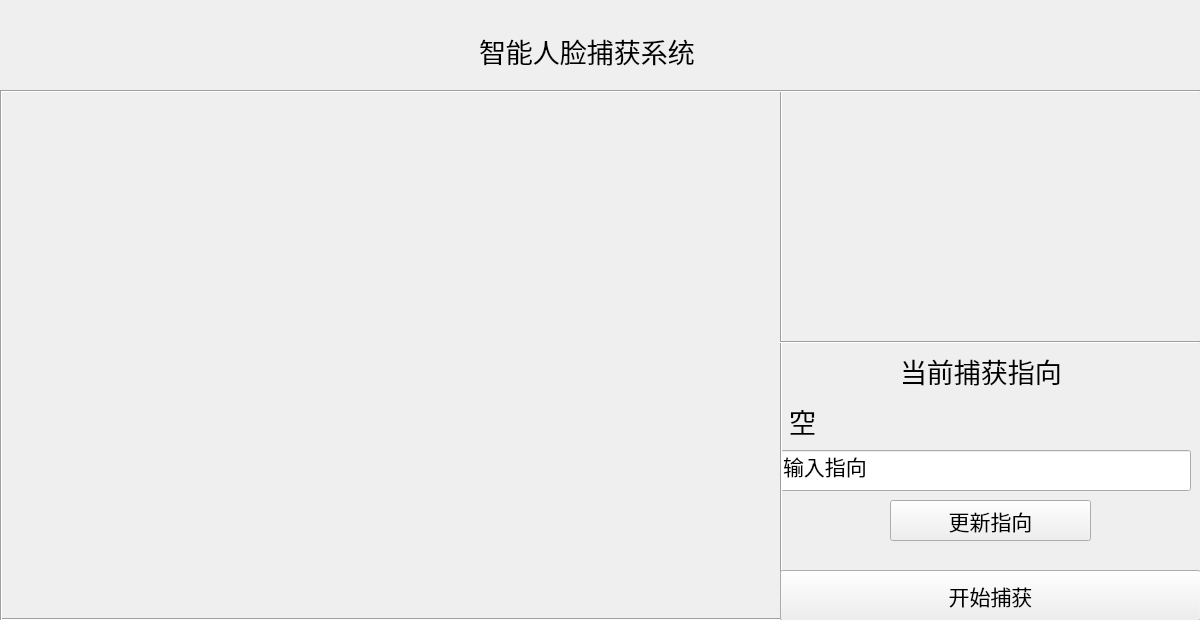
<?xml version="1.0" encoding="UTF-8"?>
<ui version="4.0">
 <class>widget</class>
 <widget class="QWidget" name="widget">
  <property name="geometry">
   <rect>
    <x>0</x>
    <y>0</y>
    <width>1200</width>
    <height>620</height>
   </rect>
  </property>
  <property name="windowTitle">
   <string>智能人脸捕获系统</string>
  </property>
  <widget class="QLabel" name="label">
   <property name="geometry">
    <rect>
     <x>479</x>
     <y>30</y>
     <width>221</width>
     <height>41</height>
    </rect>
   </property>
   <property name="font">
    <font>
     <pointsize>20</pointsize>
    </font>
   </property>
   <property name="text">
    <string>智能人脸捕获系统</string>
   </property>
  </widget>
  <widget class="QLabel" name="label_3">
   <property name="geometry">
    <rect>
     <x>900</x>
     <y>350</y>
     <width>200</width>
     <height>41</height>
    </rect>
   </property>
   <property name="font">
    <font>
     <pointsize>20</pointsize>
    </font>
   </property>
   <property name="text">
    <string>当前捕获指向</string>
   </property>
  </widget>
  <widget class="QLineEdit" name="lineEdit">
   <property name="geometry">
    <rect>
     <x>780</x>
     <y>450</y>
     <width>411</width>
     <height>41</height>
    </rect>
   </property>
   <property name="font">
    <font>
     <pointsize>16</pointsize>
    </font>
   </property>
   <property name="text">
    <string>输入指向</string>
   </property>
  </widget>
  <widget class="QPushButton" name="pushButton">
   <property name="geometry">
    <rect>
     <x>890</x>
     <y>500</y>
     <width>201</width>
     <height>41</height>
    </rect>
   </property>
   <property name="font">
    <font>
     <pointsize>16</pointsize>
    </font>
   </property>
   <property name="text">
    <string>更新指向</string>
   </property>
  </widget>
  <widget class="QLabel" name="label_4">
   <property name="geometry">
    <rect>
     <x>789</x>
     <y>400</y>
     <width>401</width>
     <height>41</height>
    </rect>
   </property>
   <property name="font">
    <font>
     <pointsize>20</pointsize>
    </font>
   </property>
   <property name="text">
    <string>空</string>
   </property>
  </widget>
  <widget class="QLabel" name="label_2">
   <property name="geometry">
    <rect>
     <x>0</x>
     <y>90</y>
     <width>780</width>
     <height>531</height>
    </rect>
   </property>
   <property name="text">
    <string/>
   </property>
  </widget>
  <widget class="QLabel" name="label_5">
   <property name="geometry">
    <rect>
     <x>780</x>
     <y>90</y>
     <width>411</width>
     <height>251</height>
    </rect>
   </property>
   <property name="text">
    <string/>
   </property>
  </widget>
  <widget class="Line" name="line">
   <property name="geometry">
    <rect>
     <x>780</x>
     <y>90</y>
     <width>3</width>
     <height>531</height>
    </rect>
   </property>
   <property name="orientation">
    <enum>Qt::Vertical</enum>
   </property>
  </widget>
  <widget class="Line" name="line_2">
   <property name="geometry">
    <rect>
     <x>0</x>
     <y>90</y>
     <width>1200</width>
     <height>3</height>
    </rect>
   </property>
   <property name="orientation">
    <enum>Qt::Horizontal</enum>
   </property>
  </widget>
  <widget class="Line" name="line_3">
   <property name="geometry">
    <rect>
     <x>780</x>
     <y>341</y>
     <width>420</width>
     <height>3</height>
    </rect>
   </property>
   <property name="orientation">
    <enum>Qt::Horizontal</enum>
   </property>
  </widget>
  <widget class="Line" name="line_4">
   <property name="geometry">
    <rect>
     <x>0</x>
     <y>618</y>
     <width>1200</width>
     <height>3</height>
    </rect>
   </property>
   <property name="orientation">
    <enum>Qt::Horizontal</enum>
   </property>
  </widget>
  <widget class="Line" name="line_5">
   <property name="geometry">
    <rect>
     <x>0</x>
     <y>90</y>
     <width>3</width>
     <height>531</height>
    </rect>
   </property>
   <property name="orientation">
    <enum>Qt::Vertical</enum>
   </property>
  </widget>
  <widget class="Line" name="line_6">
   <property name="geometry">
    <rect>
     <x>1200</x>
     <y>90</y>
     <width>3</width>
     <height>531</height>
    </rect>
   </property>
   <property name="orientation">
    <enum>Qt::Vertical</enum>
   </property>
  </widget>
  <widget class="QPushButton" name="pushButton_2">
   <property name="geometry">
    <rect>
     <x>780</x>
     <y>570</y>
     <width>421</width>
     <height>51</height>
    </rect>
   </property>
   <property name="font">
    <font>
     <pointsize>16</pointsize>
    </font>
   </property>
   <property name="text">
    <string>开始捕获</string>
   </property>
  </widget>
 </widget>
 <resources/>
 <connections/>
</ui>
